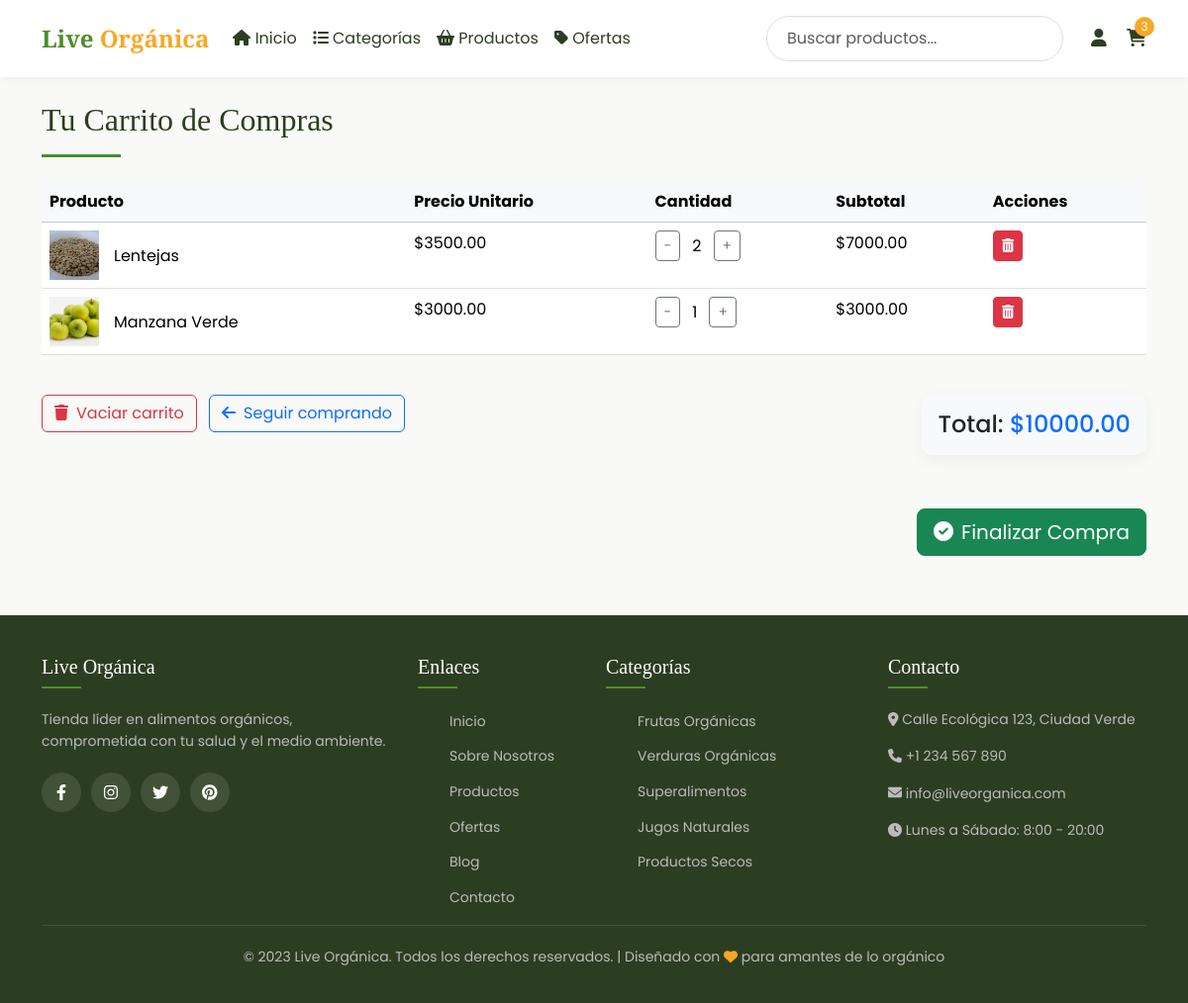
The app's page /carrito/, older data.
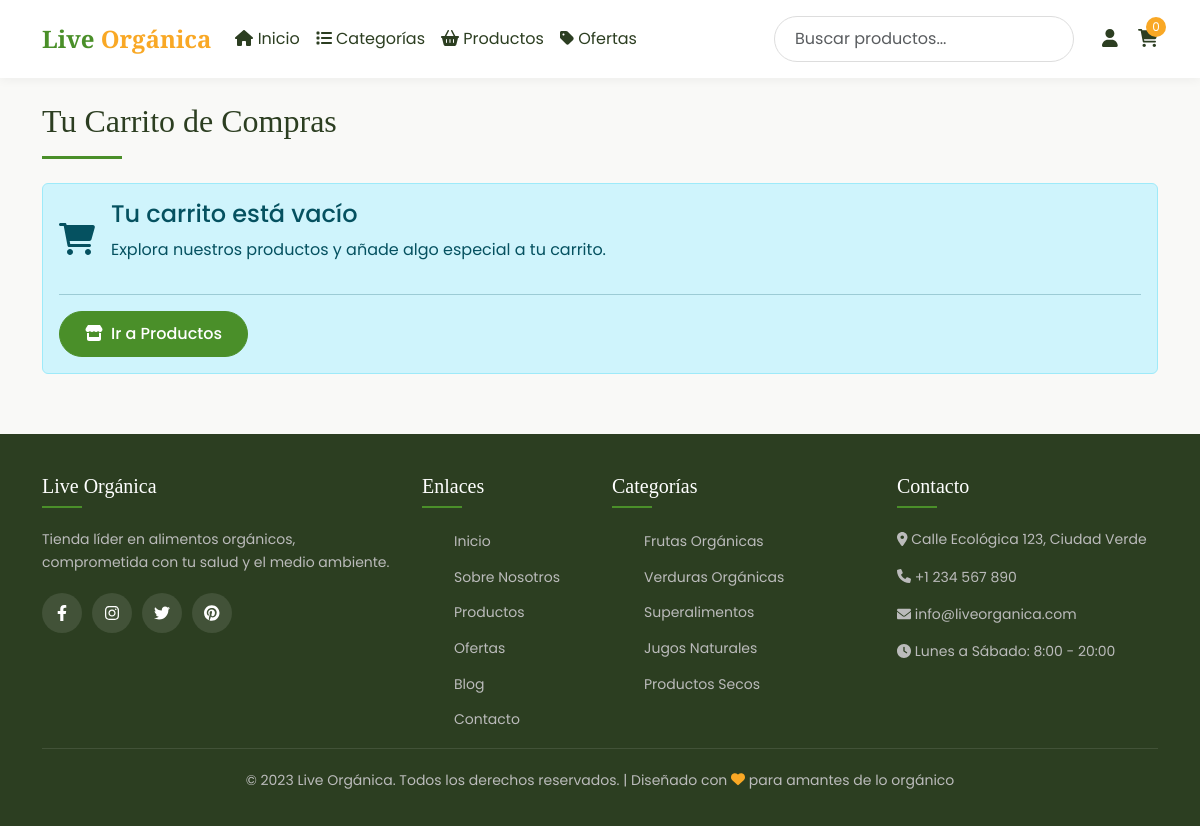
The same page, newer data.
### productos/models.py (models this page shows, shortened)
class Carrito(models.Model):
    producto = models.ForeignKey(Producto, on_delete=models.CASCADE)
    cantidad = models.PositiveIntegerField(default=1)
    @property
    def subtotal(self):
        return self.producto.precio * self.cantidad

class Producto(models.Model):
    nombre = models.CharField(max_length=200)
    descripcion = models.TextField()
    precio = models.DecimalField(max_digits=10, decimal_places=2)
    categoria = models.ForeignKey(Categoria, on_delete=models.CASCADE)
    imagen = models.ImageField(upload_to='productos/')
    en_oferta = models.BooleanField(default=False)

### productos/views.py (the view)
# urls.py: path('carrito/', ver_carrito, name='ver_carrito'),
def ver_carrito(request):
    carrito_items = Carrito.objects.all()
    total = sum(item.subtotal for item in carrito_items)
    return render(request, 'productos/carrito.html', {
        'carrito_items': carrito_items,
        'total': total
    })

### productos/context_processors.py (called while the page is built)
def total_productos_en_carrito(request):
    carrito_items = Carrito.objects.all()
    total_items = sum(item.cantidad for item in carrito_items)
    return {
        'total_productos_en_carrito': total_items,
        'vista_previa_carrito': carrito_items
    }

### productos/templates/productos/carrito.html
{% load static %}
{% include 'productos/menu.html' %}
<div class="container mt-4">
    <h2 class="mb-4">Tu Carrito de Compras</h2>
    {% if carrito_items %}
    <div class="table-responsive">
        <table class="table table-hover">
            <thead class="table-light">
                <tr>
                    <th>Producto</th>
                    <th>Precio Unitario</th>
                    <th>Cantidad</th>
                    <th>Subtotal</th>
                    <th>Acciones</th>
                </tr>
            </thead>
            <tbody>
                {% for item in carrito_items %}
                <tr>
                    <td>
                        <div class="d-flex align-items-center">
                            <img src="{{ item.producto.imagen.url }}" alt="{{ item.producto.nombre }}"
                                 style="width: 50px; height: 50px; object-fit: cover; margin-right: 15px;">
                            {{ item.producto.nombre }}
                        </div>
                    </td>
                    <td>${{ item.producto.precio }}</td>
                    <td>
                        <div class="d-flex align-items-center">
                            <a href="{% url 'disminuir_cantidad' item.producto.id %}" class="btn btn-sm btn-outline-secondary me-1">-</a>
                            <span class="mx-2">{{ item.cantidad }}</span>
                            <a href="{% url 'aumentar_cantidad' item.producto.id %}" class="btn btn-sm btn-outline-secondary ms-1">+</a>
                        </div>
                    </td>
                    <td>${{ item.subtotal }}</td>
                    <td>
                        <a href="{% url 'eliminar_del_carrito' item.producto.id %}" class="btn btn-danger btn-sm">
                            <i class="fas fa-trash-alt"></i>
                        </a>
                    </td>
                </tr>
                {% endfor %}
            </tbody>
        </table>
    </div>
    <div class="row mt-4">
        <div class="col-md-6">
            <a href="{% url 'vaciar_carrito' %}" class="btn btn-outline-danger">
                <i class="fas fa-trash me-2"></i>Vaciar carrito
            </a>
            <a href="{% url 'productos' %}" class="btn btn-outline-primary ms-2">
                <i class="fas fa-arrow-left me-2"></i>Seguir comprando
            </a>
        </div>
        <div class="col-md-6 text-md-end mt-3 mt-md-0">
            <div class="card bg-light p-3 d-inline-block">
                <h4 class="mb-0">Total: <span class="text-primary">${{ total }}</span></h4>
            </div>
            <div class="mt-3">
                <a href="{% url 'realizar_compra' %}" class="btn btn-success btn-lg">
                    <i class="fas fa-check-circle me-2"></i>Finalizar Compra
                </a>
            </div>
        </div>
    </div>
    {% else %}
    <div class="alert alert-info">
        <div class="d-flex align-items-center">
            <i class="fas fa-shopping-cart fa-2x me-3"></i>
            <div>
                <h4 class="alert-heading">Tu carrito está vacío</h4>
                <p>Explora nuestros productos y añade algo especial a tu carrito.</p>
            </div>
        </div>
        <hr>
        <a href="{% url 'productos' %}" class="btn btn-primary">
            <i class="fas fa-store me-2"></i>Ir a Productos
        </a>
    </div>
    {% endif %}
</div>
{% include 'productos/footer.html' %}

### productos/templates/productos/menu.html (shortened to what this page needs)
{% load static %}
<!DOCTYPE html>
<html lang="es">
<head>
    <link rel="stylesheet" href="https://cdnjs.cloudflare.com/ajax/libs/font-awesome/6.0.0-beta3/css/all.min.css">
    <link rel="stylesheet" href="{% static 'css/bootstrap.min.css' %}">
    <link rel="stylesheet" href="{% static 'css/styles.css' %}">
    <link rel="stylesheet" href="{% static 'css/carrito.css' %}">
</head>
<body>
    <nav class="navbar navbar-expand-lg navbar-dark" style="background-color: var(--light);">
        <div class="container">
            <a class="navbar-brand" href="#">Live <span>Orgánica</span></a>
            <div class="collapse navbar-collapse" id="navbarNav">
                <ul class="navbar-nav me-auto">
                    <li class="nav-item">
                        <a class="nav-link active" href="{% url 'index' %}" style="color: var(--dark);">
                            <i class="fas fa-home"></i> Inicio
                        </a>
                    </li>
                    <li class="nav-item">
                        <a class="nav-link" href="{% url 'lista_categorias' %}" style="color: var(--dark);">
                            <i class="fas fa-list"></i> Categorías
                        </a>
                    </li>
                    <li class="nav-item">
                        <a class="nav-link" href="{% url 'productos' %}" style="color: var(--dark);">
                            <i class="fas fa-shopping-basket"></i> Productos
                        </a>
                    </li>
                    <li class="nav-item">
                        <a class="nav-link" href="{% url 'ofertas' %}" style="color: var(--dark);">
                            <i class="fas fa-tag"></i> Ofertas
                        </a>
                    </li>
                </ul>
                <form class="d-flex" method="get" action="{% url 'buscar_productos' %}">
                    <input class="form-control me-2" type="search" placeholder="Buscar productos..." name="search-input" id="search-input" aria-label="Search">
                </form>
                <div class="nav-icons">
                    <a href="" style="color: var(--dark);">
                        <i class="fas fa-user"></i>
                    </a>
                    <div class="nav-icons">
                        <a href="{% url 'ver_carrito' %}" style="color: var(--dark); text-decoration: none;">
                            <i class="fas fa-shopping-cart"></i>
                            <span class="cart-count">{{ total_productos_en_carrito }}</span>
                        </a>
                    </div>
                    </div>
                </div>
            </div>
    </nav>
</body>
</html>

### productos/templates/productos/footer.html (shortened to what this page needs)
{% load static %}
    <footer class="footer">
        <div class="container">
            <div class="row">
                <div class="col-md-4">
                    <h3>Live Orgánica</h3>
                    <p>Tienda líder en alimentos orgánicos, comprometida con tu salud y el medio ambiente.</p>
                    <div class="social-links">
                        <a href="#"><i class="fab fa-facebook-f"></i></a>
                        <a href="#"><i class="fab fa-instagram"></i></a>
                        <a href="#"><i class="fab fa-twitter"></i></a>
                        <a href="#"><i class="fab fa-pinterest"></i></a>
                    </div>
                </div>
                <div class="col-md-2">
                    <h3>Enlaces</h3>
                    <ul class="footer-links">
                        <li><a href="#">Inicio</a></li>
                        <li><a href="#">Sobre Nosotros</a></li>
                        <li><a href="#">Productos</a></li>
                        <li><a href="#">Ofertas</a></li>
                        <li><a href="#">Blog</a></li>
                        <li><a href="#">Contacto</a></li>
                    </ul>
                </div>
                <div class="col-md-3">
                    <h3>Categorías</h3>
                    <ul class="footer-links">
                        <li><a href="#">Frutas Orgánicas</a></li>
                        <li><a href="#">Verduras Orgánicas</a></li>
                        <li><a href="#">Superalimentos</a></li>
                        <li><a href="#">Jugos Naturales</a></li>
                        <li><a href="#">Productos Secos</a></li>
                    </ul>
                </div>
                <div class="col-md-3">
                    <h3>Contacto</h3>
                    <p><i class="fas fa-map-marker-alt"></i> Calle Ecológica 123, Ciudad Verde</p>
                    <p><i class="fas fa-phone"></i> +1 234 567 890</p>
                    <p><i class="fas fa-envelope"></i> info@liveorganica.com</p>
                    <p><i class="fas fa-clock"></i> Lunes a Sábado: 8:00 - 20:00</p>
                </div>
            </div>
            <div class="footer-bottom">
                <p>&copy; 2023 Live Orgánica. Todos los derechos reservados. | Diseñado con <i class="fas fa-heart" style="color: var(--accent);"></i> para amantes de lo orgánico</p>
            </div>
        </div>
    </footer>
</body>
</html>

### static/css/styles.css (style rules this page uses)
:root { --primary: #4a8f29; --primary-light: #6bbf47; --secondary: #f8f1e5; --dark: #2c3e21; --light: #ffffff; --accent: #f9a825; }
body { font-family: 'Poppins', sans-serif; background-color: #f9f9f7; color: var(--dark); line-height: 1.6; }
.navbar { background-color: var(--light); box-shadow: 0 2px 10px rgba(0, 0, 0, 0.05); padding: 15px 0; }
.navbar-brand { font-family: 'Playfair Display', serif; font-size: 24px; font-weight: 600; color: var(--primary) !important; }
.navbar-brand span { color: var(--accent); }
.form-control { border-radius: 30px; padding: 10px 20px; border: 1px solid #ddd; width: 300px; }
.nav-icons { display: flex; align-items: center; }
.nav-icons a { color: var(--dark); margin-left: 20px; font-size: 18px; position: relative; }
.cart-count { position: absolute; top: -8px; right: -8px; background-color: var(--accent); color: white; border-radius: 50%; width: 20px; height: 20px; display: flex; align-items: center; justify-content: center; font-size: 12px; }
h2 { font-family: 'Playfair Display', serif; font-size: 32px; color: var(--dark); margin-bottom: 30px; position: relative; }
h2::after { content: ''; display: block; width: 80px; height: 3px; background-color: var(--primary); margin: 15px 0 0; }
.btn-primary { background-color: var(--primary); border-color: var(--primary); padding: 10px 25px; border-radius: 30px; font-weight: 500; }
.footer { background-color: var(--dark); color: white; padding: 40px 0 20px; margin-top: 60px; }
.footer p { color: #bbb; font-size: 14px; margin-bottom: 15px; }
.footer h3 { font-family: 'Playfair Display', serif; font-size: 20px; margin-bottom: 20px; position: relative; padding-bottom: 10px; }
.footer h3::after { content: ''; position: absolute; left: 0; bottom: 0; width: 40px; height: 2px; background-color: var(--primary); }
.footer-links li { list-style: none; margin-bottom: 10px; }
.footer-links a { color: #bbb; text-decoration: none; transition: color 0.3s; font-size: 14px; }
.social-links { display: flex; margin-top: 20px; }
.social-links a { display: flex; align-items: center; justify-content: center; width: 40px; height: 40px; border-radius: 50%; background-color: rgba(255, 255, 255, 0.1); color: white; margin-right: 10px; transition: all 0.3s; }
.footer-bottom { text-align: center; padding-top: 20px; border-top: 1px solid rgba(255, 255, 255, 0.1); color: #bbb; font-size: 14px; }
.navbar-dark .navbar-nav .nav-link { color: var(--dark) !important; }

### static/css/carrito.css (style rules this page uses)
.nav-icons { position: relative; }

Row changes from the older to the newer data that the page shows:
removed Carrito: producto.imagen (picture), producto.nombre "Lentejas", producto.precio "3500.00", cantidad "2", subtotal "7000.00"
removed Carrito: producto.imagen (picture), producto.nombre "Manzana Verde", producto.precio "3000.00", cantidad "1", subtotal "3000.00"
Text that changed along with them:
{{ total_productos_en_carrito }}: "3" → "0"
{{ total }}: "10000.00" → (not shown)
text no longer shown: "Producto Precio Unitario Cantidad Subtotal Acciones Vaciar carrito Seguir comprando Total: $ Finalizar Compra"
text now shown: "Tu carrito está vacío Explora nuestros productos y añade algo especial a tu carrito. Ir a Productos"
